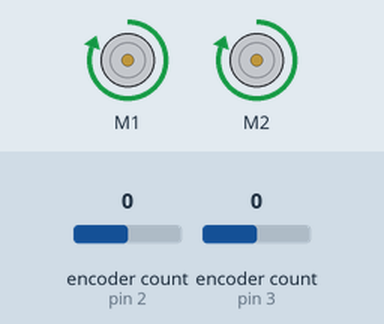
Recording of a sketch running on a simulated Arduino Uno, built with avr-gcc and run on an emulated ATmega328P. Shown: 2 × DC motor (green arrow = forward, orange = backward, longer = faster). The inputs (shaded band) are chosen by the test bench; at power-on: encoder count (sensors on pin 2, pin 3) 0. What the sketch prints to the serial monitor is not drawn.

Above: at 0.1 s.
Timing chart, 0 to 1.6 s (numbered marks = the images above):
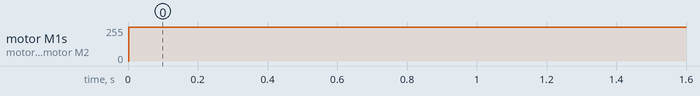

Measured:
- by itself, motor M1, motor M2: stopped → forward 255/255 at 0.00 s

The sketch:

SEED_3.ino
```cpp
#include <Encoder.h>
#include <DualMC33926MotorShield.h>

#define ENC_A 2
#define ENC_B 5
#define RESET_PIN 3 //I beleive unessisary

#define ENC_C 3 //are these numbers good
#define ENC_D 6

Encoder myEnc(ENC_A, ENC_B);
Encoder myEnc2(ENC_C,ENC_D);
DualMC33926MotorShield md;

double delta=100;

int cir=PI*5.875;//change 5
double distance=100;//Put in inches if you are measuring wheel radius in inch

double angleWant=2*PI*(distance)/cir; //double check my math on this
//double angleWant=2*3.14; //1 rotation for testing

//variables for first encoder
double angleNow=0;
double error;
double kp = 8;//og 4.1156
double ki = 0; //og .37071
int sampTime=10; //this should be constant 10 ms
int nowTime=0; //this should be current time
int integral=0; //this will be the case until it is very small
int mtrCtrlVolt;
float mtrCtrlOut;

//variables for the second encoder
double angleNow2=0;
double error2=0;
double mtrCtrlVolt2;
float mtrCtrlOut2;
double kp2=8;

double theta=(3.05)*.5*PI;
double thetaNow=0;
double error3;

void setup() {
  // put your setup code here, to run once:
  Serial.begin(115200);
  //Serial.println("Dual MC33926 Motor Shield");
  md.init();
  pinMode(RESET_PIN, INPUT); //do i need this?
}

void loop() {
  // I need to implement this to run every 10 ms(Time1)
  if(millis() >= sampTime + nowTime);{
    nowTime+=sampTime;
  angleNow=(myEnc.read())*(PI/1590);//gets angle in radians
  angleNow2=(myEnc2.read())*(PI/1590);
  thetaNow=5.875*(angleNow-angleNow2)/11;
  Serial.println("1");
  Serial.println(myEnc.read());
  Serial.println("2");
  Serial.println(myEnc2.read());
   // Serial.println("Motor 1"); //do I want print or println
   // Serial.println(angleNow);
    //Serial.println("Motor 2");
    //Serial.println(angleNow2);
    error=angleWant-angleNow;
    error2=angleNow-abs(angleNow2);
    error3=theta-thetaNow;
    //Serial.println("Error 1");
   // Serial.println(error);
    //Serial.println("Error 2");
    //Serial.println(error2);
  Serial.println("ERROR 3");
  Serial.println(error3);
    mtrCtrlVolt=kp*error; //this is in volts
    mtrCtrlVolt2=(mtrCtrlVolt)+(kp2*error2); //We will need to tweek kp2 so that the motors line up


    mtrCtrlOut=((mtrCtrlVolt/7.5)*50); //300 was 400
    mtrCtrlOut2=(mtrCtrlVolt2/7.5)*50;

    if (mtrCtrlOut<-delta){ //max is 400 put to 300 to try and reduce slip
    mtrCtrlOut=-delta;
    }
    if (mtrCtrlOut>delta){
      mtrCtrlOut=delta;
    }
    if (mtrCtrlOut2<-delta){
      mtrCtrlOut=-delta;
    }
    if (mtrCtrlOut2>delta){
      mtrCtrlOut=delta;
    }

  }
  if(error3>0){
  md.setSpeeds((mtrCtrlOut+mtrCtrlOut2)/2,(mtrCtrlOut+mtrCtrlOut2)/2);
  //md.setSpeeds((mtrCtrlOut),(mtrCtrlOut2));//md.setSpeeds((mtrCtrlOut)-1*mtrCtrlOut2);
  }
  if(error3<=0){
    md.setSpeeds(0,0);
  }
}

//if motor isn't moving jack up kp until it does.
```
